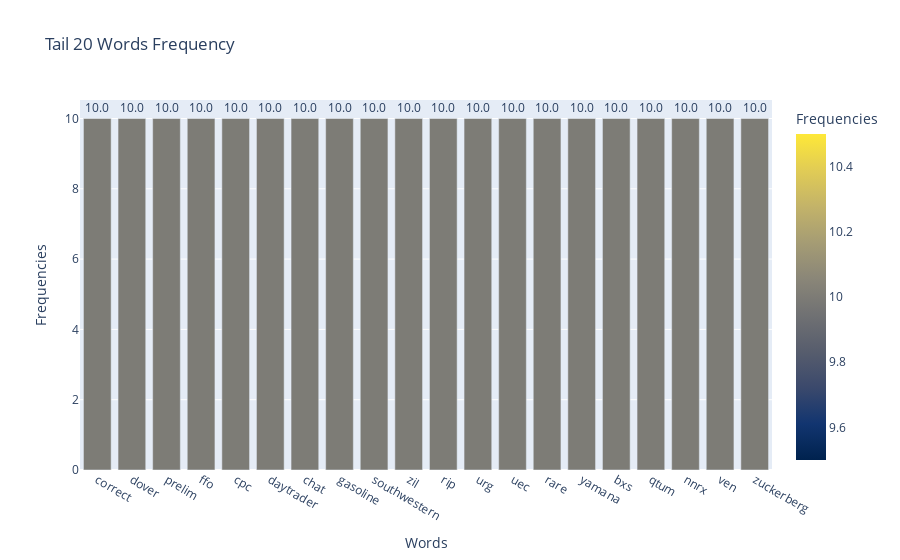

Notebook cell for this chart:
### Markdown cell above
Se grafican las 20 más bajas (considerando un mínimo de 20000 frecuencias)

### Code cell
fig = px.bar(
    plot_tail,
    x=plot_tail.index, 
    y='Frequencies', 
    text_auto='.3s', 
    title='Tail 20 Words Frequency', 
    color='Frequencies', 
    color_continuous_scale='Cividis')
fig.update_traces(textfont_size=12, textangle=0, textposition='outside', cliponaxis=False)
fig.show()

### Figure 1 — Plotly figure (JSON) as saved in the notebook; plotly's stock layout.template omitted (floating-point values rounded to 4 significant figures)
{"data": [{"alignmentgroup": "True", "cliponaxis": false, "hovertemplate": "Words=%{x}<br>Frequencies=%{marker.color}<extra></extra>", "legendgroup": "", "marker": {"color": [10, 10, 10, 10, 10, 10, 10, 10, 10, 10, 10, 10, 10, 10, 10, 10, 10, 10, 10, 10], "coloraxis": "coloraxis", "pattern": {"shape": ""}}, "name": "", "offsetgroup": "", "orientation": "v", "showlegend": false, "textangle": 0, "textfont": {"size": 12}, "textposition": "outside", "texttemplate": "%{y:.3s}", "type": "bar", "x": ["correct", "dover", "prelim", "ffo", "cpc", "daytrader", "chat", "gasoline", "southwestern", "zil", "rip", "urg", "uec", "rare", "yamana", "bxs", "qtum", "nnrx", "ven", "zuckerberg"], "xaxis": "x", "y": [10, 10, 10, 10, 10, 10, 10, 10, 10, 10, 10, 10, 10, 10, 10, 10, 10, 10, 10, 10], "yaxis": "y"}], "layout": {"barmode": "relative", "coloraxis": {"colorbar": {"title": {"text": "Frequencies"}}, "colorscale": [[0, "#00224e"], [0.1111, "#123570"], [0.2222, "#3b496c"], [0.3333, "#575d6d"], [0.4444, "#707173"], [0.5556, "#8a8678"], [0.6667, "#a59c74"], [0.7778, "#c3b369"], [0.8889, "#e1cc55"], [1, "#fee838"]]}, "legend": {"tracegroupgap": 0}, "title": {"text": "Tail 20 Words Frequency"}, "xaxis": {"anchor": "y", "domain": [0, 1], "title": {"text": "Words"}}, "yaxis": {"anchor": "x", "domain": [0, 1], "title": {"text": "Frequencies"}}}}
